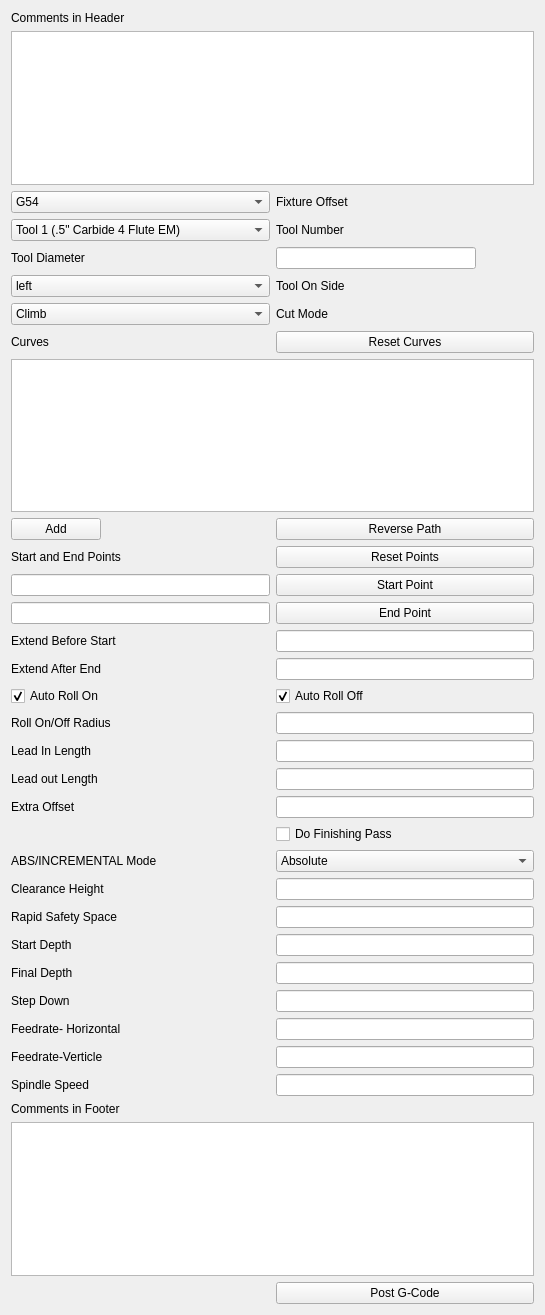
<?xml version="1.0" encoding="UTF-8"?>
<ui version="4.0">
 <class>TaskPanel</class>
 <widget class="QWidget" name="TaskPanel">
  <property name="geometry">
   <rect>
    <x>0</x>
    <y>0</y>
    <width>545</width>
    <height>1315</height>
   </rect>
  </property>
  <property name="windowTitle">
   <string>Profile Milling Operation</string>
  </property>
  <property name="layoutDirection">
   <enum>Qt::LeftToRight</enum>
  </property>
  <layout class="QGridLayout" name="gridLayout">
   <item row="7" column="0">
    <widget class="QComboBox" name="comboBoxToolSelect">
     <property name="minimumSize">
      <size>
       <width>250</width>
       <height>0</height>
      </size>
     </property>
     <item>
      <property name="text">
       <string>Tool 1 (.5&quot; Carbide 4 Flute EM)</string>
      </property>
     </item>
     <item>
      <property name="text">
       <string>Tool 2 (.375&quot; HSS 2 Flute EM)</string>
      </property>
     </item>
     <item>
      <property name="text">
       <string>Tool 3 (.125&quot; HSS C'Drill)</string>
      </property>
     </item>
    </widget>
   </item>
   <item row="23" column="0">
    <widget class="QComboBox" name="comboBoxCutMode">
     <property name="toolTip">
      <string>Climb or Convential cut</string>
     </property>
     <property name="statusTip">
      <string>Climb or Convential cut</string>
     </property>
     <property name="maxVisibleItems">
      <number>3</number>
     </property>
     <item>
      <property name="text">
       <string>Climb</string>
      </property>
     </item>
     <item>
      <property name="text">
       <string>Conventional</string>
      </property>
     </item>
    </widget>
   </item>
   <item row="20" column="0">
    <widget class="QComboBox" name="comboBoxToolSide">
     <property name="toolTip">
      <string>Side of profile that tool will be on</string>
     </property>
     <property name="statusTip">
      <string>Side of profile that tool will be on</string>
     </property>
     <property name="editable">
      <bool>false</bool>
     </property>
     <property name="maxVisibleItems">
      <number>2</number>
     </property>
     <item>
      <property name="text">
       <string>left</string>
      </property>
     </item>
     <item>
      <property name="text">
       <string>right</string>
      </property>
     </item>
     <item>
      <property name="text">
       <string>on</string>
      </property>
     </item>
    </widget>
   </item>
   <item row="24" column="0">
    <widget class="QLabel" name="label">
     <property name="maximumSize">
      <size>
       <width>90</width>
       <height>16777215</height>
      </size>
     </property>
     <property name="text">
      <string>Curves</string>
     </property>
    </widget>
   </item>
   <item row="38" column="0">
    <widget class="QPushButton" name="pushButtonAddCurves">
     <property name="maximumSize">
      <size>
       <width>90</width>
       <height>16777215</height>
      </size>
     </property>
     <property name="text">
      <string>Add</string>
     </property>
     <property name="iconSize">
      <size>
       <width>24</width>
       <height>24</height>
      </size>
     </property>
    </widget>
   </item>
   <item row="40" column="1">
    <widget class="QPushButton" name="pushButtonPointReset">
     <property name="text">
      <string>Reset Points</string>
     </property>
    </widget>
   </item>
   <item row="43" column="1">
    <widget class="QPushButton" name="pushButtonStartPoint">
     <property name="text">
      <string>Start Point</string>
     </property>
    </widget>
   </item>
   <item row="23" column="1">
    <widget class="QLabel" name="label_5">
     <property name="maximumSize">
      <size>
       <width>90</width>
       <height>16777215</height>
      </size>
     </property>
     <property name="text">
      <string>Cut Mode</string>
     </property>
    </widget>
   </item>
   <item row="20" column="1">
    <widget class="QLabel" name="label_4">
     <property name="maximumSize">
      <size>
       <width>90</width>
       <height>16777215</height>
      </size>
     </property>
     <property name="text">
      <string>Tool On Side</string>
     </property>
    </widget>
   </item>
   <item row="40" column="0">
    <widget class="QLabel" name="label_2">
     <property name="text">
      <string>Start and End Points</string>
     </property>
    </widget>
   </item>
   <item row="43" column="0">
    <widget class="QLineEdit" name="lineEditStartPoint">
     <property name="frame">
      <bool>true</bool>
     </property>
    </widget>
   </item>
   <item row="44" column="0">
    <widget class="QLineEdit" name="lineEditEndPoint"/>
   </item>
   <item row="44" column="1">
    <widget class="QPushButton" name="pushButtonEndPoint">
     <property name="text">
      <string>End Point</string>
     </property>
    </widget>
   </item>
   <item row="51" column="0">
    <widget class="QCheckBox" name="checkBoxAutoRollOn">
     <property name="text">
      <string>Auto Roll On</string>
     </property>
     <property name="checked">
      <bool>true</bool>
     </property>
    </widget>
   </item>
   <item row="51" column="1">
    <widget class="QCheckBox" name="checkBoxAutoRollOff">
     <property name="text">
      <string>Auto Roll Off</string>
     </property>
     <property name="checked">
      <bool>true</bool>
     </property>
    </widget>
   </item>
   <item row="56" column="0">
    <widget class="QLabel" name="label_7">
     <property name="text">
      <string>Roll On/Off Radius</string>
     </property>
    </widget>
   </item>
   <item row="56" column="1">
    <widget class="QLineEdit" name="lineEditRollRadius"/>
   </item>
   <item row="58" column="0">
    <widget class="QLabel" name="label_9">
     <property name="text">
      <string>Lead In Length</string>
     </property>
    </widget>
   </item>
   <item row="58" column="1">
    <widget class="QLineEdit" name="lineEditLeadIn"/>
   </item>
   <item row="59" column="0">
    <widget class="QLabel" name="label_10">
     <property name="text">
      <string>Lead out Length</string>
     </property>
    </widget>
   </item>
   <item row="59" column="1">
    <widget class="QLineEdit" name="lineEditLeadOut"/>
   </item>
   <item row="47" column="0">
    <widget class="QLabel" name="label_3">
     <property name="text">
      <string>Extend Before Start</string>
     </property>
    </widget>
   </item>
   <item row="47" column="1">
    <widget class="QLineEdit" name="lineEditExtendStart"/>
   </item>
   <item row="49" column="0">
    <widget class="QLabel" name="label_6">
     <property name="text">
      <string>Extend After End</string>
     </property>
    </widget>
   </item>
   <item row="49" column="1">
    <widget class="QLineEdit" name="lineEditExtendEnd"/>
   </item>
   <item row="60" column="0">
    <widget class="QLabel" name="label_11">
     <property name="text">
      <string>Extra Offset </string>
     </property>
    </widget>
   </item>
   <item row="60" column="1">
    <widget class="QLineEdit" name="lineEditExtraOffset"/>
   </item>
   <item row="62" column="0">
    <widget class="QLabel" name="label_12">
     <property name="text">
      <string>ABS/INCREMENTAL Mode</string>
     </property>
    </widget>
   </item>
   <item row="61" column="1">
    <widget class="QCheckBox" name="checkBox_3">
     <property name="text">
      <string>Do Finishing Pass</string>
     </property>
    </widget>
   </item>
   <item row="62" column="1">
    <widget class="QComboBox" name="comboBoxAbsInc">
     <item>
      <property name="text">
       <string>Absolute</string>
      </property>
     </item>
     <item>
      <property name="text">
       <string>Incremental</string>
      </property>
     </item>
    </widget>
   </item>
   <item row="63" column="0">
    <widget class="QLabel" name="label_13">
     <property name="text">
      <string>Clearance Height</string>
     </property>
    </widget>
   </item>
   <item row="63" column="1">
    <widget class="QLineEdit" name="lineEditClearanceHt"/>
   </item>
   <item row="64" column="0">
    <widget class="QLabel" name="label_14">
     <property name="text">
      <string>Rapid Safety Space</string>
     </property>
    </widget>
   </item>
   <item row="64" column="1">
    <widget class="QLineEdit" name="lineEditSafetySpace"/>
   </item>
   <item row="65" column="0">
    <widget class="QLabel" name="label_15">
     <property name="text">
      <string>Start Depth</string>
     </property>
    </widget>
   </item>
   <item row="65" column="1">
    <widget class="QLineEdit" name="lineEditStartDepth"/>
   </item>
   <item row="66" column="0">
    <widget class="QLabel" name="label_16">
     <property name="text">
      <string>Final Depth</string>
     </property>
    </widget>
   </item>
   <item row="66" column="1">
    <widget class="QLineEdit" name="lineEditFinalDepth"/>
   </item>
   <item row="67" column="0">
    <widget class="QLabel" name="label_17">
     <property name="text">
      <string>Step Down</string>
     </property>
    </widget>
   </item>
   <item row="67" column="1">
    <widget class="QLineEdit" name="lineEditStepDown"/>
   </item>
   <item row="68" column="0">
    <widget class="QLabel" name="label_18">
     <property name="text">
      <string>Feedrate- Horizontal</string>
     </property>
    </widget>
   </item>
   <item row="68" column="1">
    <widget class="QLineEdit" name="lineEditHorizFeed"/>
   </item>
   <item row="69" column="0">
    <widget class="QLabel" name="label_19">
     <property name="text">
      <string>Feedrate-Verticle</string>
     </property>
    </widget>
   </item>
   <item row="69" column="1">
    <widget class="QLineEdit" name="lineEditVerticalFeed"/>
   </item>
   <item row="70" column="0">
    <widget class="QLabel" name="label_20">
     <property name="text">
      <string>Spindle Speed</string>
     </property>
    </widget>
   </item>
   <item row="70" column="1">
    <widget class="QLineEdit" name="lineEditSpindleSpeed"/>
   </item>
   <item row="7" column="1">
    <widget class="QLabel" name="label_21">
     <property name="text">
      <string>Tool Number</string>
     </property>
    </widget>
   </item>
   <item row="2" column="0">
    <widget class="QComboBox" name="comboBoxFixtureOffsets">
     <item>
      <property name="text">
       <string>G54</string>
      </property>
     </item>
     <item>
      <property name="text">
       <string>G55</string>
      </property>
     </item>
     <item>
      <property name="text">
       <string>G56</string>
      </property>
     </item>
     <item>
      <property name="text">
       <string>G57</string>
      </property>
     </item>
     <item>
      <property name="text">
       <string>G58</string>
      </property>
     </item>
     <item>
      <property name="text">
       <string>G59</string>
      </property>
     </item>
     <item>
      <property name="text">
       <string>G59.1</string>
      </property>
     </item>
     <item>
      <property name="text">
       <string>G59.2</string>
      </property>
     </item>
     <item>
      <property name="text">
       <string>G59.3</string>
      </property>
     </item>
     <item>
      <property name="text">
       <string>G59.4</string>
      </property>
     </item>
     <item>
      <property name="text">
       <string>G59.5</string>
      </property>
     </item>
     <item>
      <property name="text">
       <string>G59.6</string>
      </property>
     </item>
     <item>
      <property name="text">
       <string>G59.7</string>
      </property>
     </item>
     <item>
      <property name="text">
       <string>G59.8</string>
      </property>
     </item>
     <item>
      <property name="text">
       <string>G59.9</string>
      </property>
     </item>
    </widget>
   </item>
   <item row="2" column="1">
    <widget class="QLabel" name="label_22">
     <property name="text">
      <string>Fixture Offset</string>
     </property>
    </widget>
   </item>
   <item row="71" column="0">
    <widget class="QLabel" name="label_23">
     <property name="text">
      <string>Comments in Footer</string>
     </property>
    </widget>
   </item>
   <item row="72" column="0" colspan="2">
    <widget class="QTextEdit" name="textEditFooterComments"/>
   </item>
   <item row="0" column="0">
    <widget class="QLabel" name="label_24">
     <property name="text">
      <string>Comments in Header</string>
     </property>
    </widget>
   </item>
   <item row="1" column="0" colspan="2">
    <widget class="QTextEdit" name="textEditHeaderComments"/>
   </item>
   <item row="73" column="1">
    <widget class="QPushButton" name="pushButtonPostToFile">
     <property name="text">
      <string>Post G-Code</string>
     </property>
    </widget>
   </item>
   <item row="25" column="0" colspan="2">
    <widget class="QTextEdit" name="textEditCurve"/>
   </item>
   <item row="24" column="1">
    <widget class="QPushButton" name="pushButtonReset">
     <property name="text">
      <string>Reset Curves</string>
     </property>
    </widget>
   </item>
   <item row="38" column="1">
    <widget class="QPushButton" name="pushButtonReverse">
     <property name="text">
      <string>Reverse Path</string>
     </property>
    </widget>
   </item>
   <item row="10" column="0">
    <widget class="QLabel" name="label_25">
     <property name="text">
      <string>Tool Diameter</string>
     </property>
    </widget>
   </item>
   <item row="10" column="1">
    <widget class="QLineEdit" name="lineEditToolDaimeter">
     <property name="maximumSize">
      <size>
       <width>200</width>
       <height>16777215</height>
      </size>
     </property>
    </widget>
   </item>
  </layout>
 </widget>
 <resources/>
 <connections/>
</ui>
